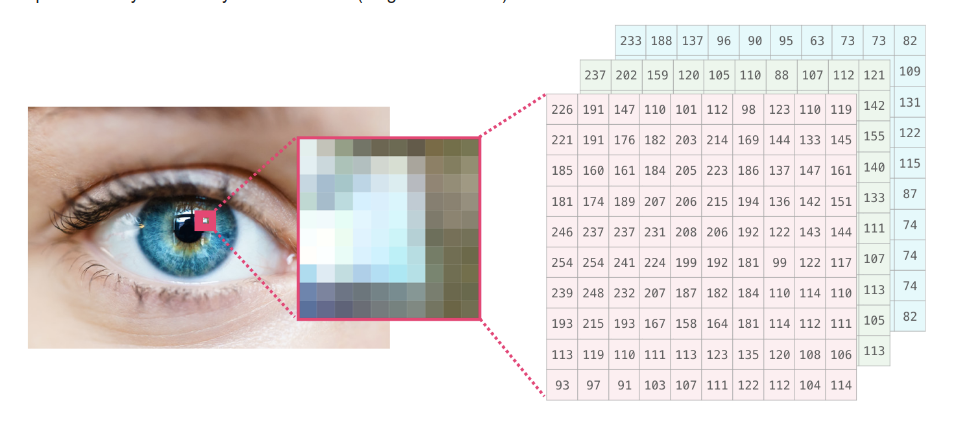
#> input picture OpenCV/assets/img.png, 953 x 427 px, given in place of the camera
$ python 10_mini_tracking.py
#> lines starting #> are read from the running program, lines starting #| are printed output that depends on the picture; after the words box and inside, x2 and y2 are one past the last pixel; in counts of white or black regions, pixels touching at a corner belong together
import cv2
import numpy as np

video_capture = cv2.VideoCapture(1)

while True:
    is_ok, frame = video_capture.read()
#> frame is the input picture: shape (427, 953, 3); mean B, G, R 221.4, 222.6, 227.4
    if not is_ok:
        print("Fim do video!")
        break

    frame = cv2.resize(frame, None, fx=0.25, fy=0.25)
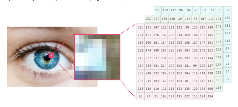
#> frame: shape (107, 238, 3); mean B, G, R 221.6, 222.8, 227.5

    frame_hsv = cv2.cvtColor(frame, cv2.COLOR_BGR2HSV)
#> frame_hsv: shape (107, 238, 3); mean H, S, V 59.6, 19.2, 231.3
    lower = np.array([131, 0, 0])
    upper = np.array([159, 255, 168])
    mask = cv2.inRange(frame_hsv, lower, upper)
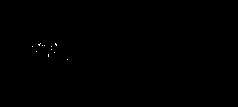
#> mask: shape (107, 238); 0.07% white in thin lines or dots, all inside (x1, y1, x2, y2) = (32, 43, 68, 60)

    contours, hier = cv2.findContours(mask, cv2.RETR_EXTERNAL, cv2.CHAIN_APPROX_SIMPLE)
#> contours = 11 contours, all with area under 20
    for cnt in contours:
        c_area = cv2.contourArea(cnt)
        if c_area > 1200:
            peri = cv2.arcLength(cnt, True)
            approx_cnt = cv2.approxPolyDP(cnt, 0.1 * peri, True)
            x, y, w, h = cv2.boundingRect(approx_cnt)
            cv2.rectangle(frame, (x, y), (x + w, y + h), (0, 255, 0), 2)
#> this loop made 11 passes
#> (cnt, c_area) on passes 1 to 10: ([[67, 59]], 0), ([[48, 54], [48, 56]], 0), ([[54, 52]], 0), ([[36, 51]], 0), ([[51, 49]], 0), ([[51, 46]], 0), ([[32, 46]], 0), ([[44, 45]], 0), ([[42, 45]], 0), ([[55, 43], [55, 44], [56, 45], [56, 44]], 1)
#> c_area on pass 11: 0.5

    # Display the resulting image
    cv2.imshow('Video', frame)
    cv2.imshow('Mask', mask)

    if cv2.waitKey(10) & 0xFF == ord('q'):
#> (key q is pressed here)
        break

video_capture.release()
cv2.destroyAllWindows()
